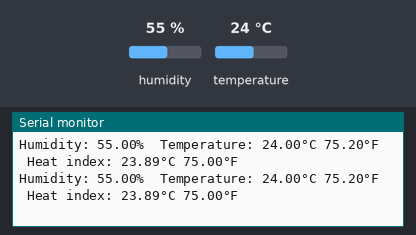
A sketch run on a simulated Arduino Uno, built with avr-gcc and run on an emulated ATmega328P. Shown: the last lines printed to the serial monitor. The test bench sets the inputs (shaded band); at power-on: humidity 55 %, temperature 24 °C.

Above: at 4.1 s.
4.2 s: humidity set to 22 %
At 7.1 s:
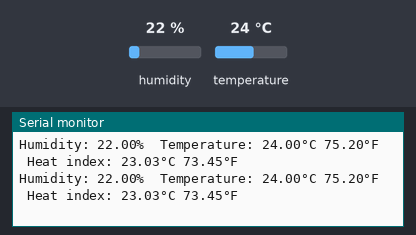
7.3 s: temperature set to 12 °C
At 9.4 s:
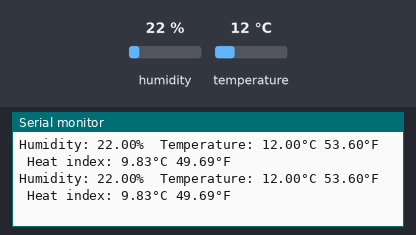
10.4 s: humidity set to 40 %
At 11.9 s:
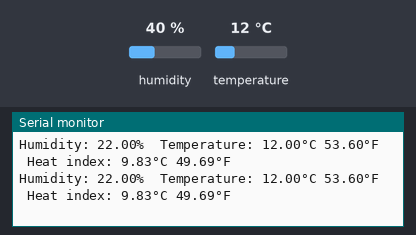
Timing chart, 0 to 13.4 s (numbered marks = the images above; inputs shaded):
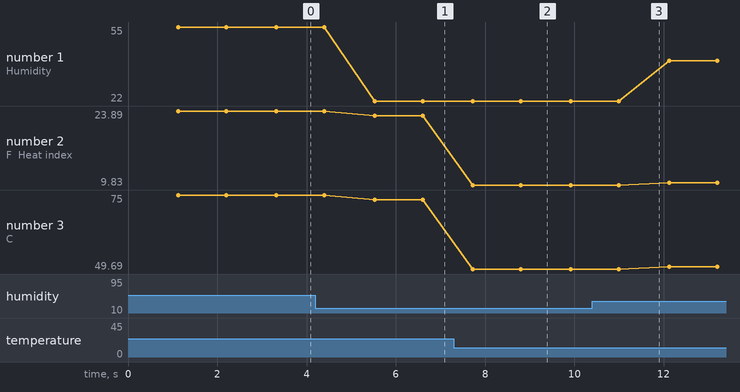

Measured:
- after the input at 4.2 s, the serial monitor: prints a new line after 1.3 s (image 1)
- after the input at 7.3 s, the serial monitor: prints a new line after 0.42 s (image 2)
- plotted number 1: 55 → 22 after the input at 4.2 s, 22 → 40 after the input at 10.4 s
- plotted number 2: 23.89 → 23.03 after the input at 4.2 s, 23.03 → 9.83 after the input at 7.3 s, 9.83 → 10.3 after the input at 10.4 s
- plotted number 3: 75 → 73.45 after the input at 4.2 s, 73.45 → 49.69 after the input at 7.3 s, 49.69 → 50.54 after the input at 10.4 s

The sketch:

dht11.ino
```cpp
// Example testing sketch for various DHT humidity/temperature sensors
// Written by ladyada, public domain

// REQUIRES the following Arduino libraries:
// - DHT Sensor Library: https://github.com/adafruit/DHT-sensor-library
// - Adafruit Unified Sensor Lib: https://github.com/adafruit/Adafruit_Sensor

#include "DHT.h"

#define DHTPIN A0     // Digital pin connected to the DHT sensor
// Feather HUZZAH ESP8266 note: use pins 3, 4, 5, 12, 13 or 14 --
// Pin 15 can work but DHT must be disconnected during program upload.

// Uncomment whatever type you're using!
#define DHTTYPE DHT11   // DHT 11
//#define DHTTYPE DHT22   // DHT 22  (AM2302), AM2321
//#define DHTTYPE DHT21   // DHT 21 (AM2301)

// Initialize DHT sensor.
// Note that older versions of this library took an optional third parameter
// to tweak the timings for faster processors.  This parameter is no longer
// needed  as the current DHT reading algorithm adjusts itself to work on
// faster procs.
DHT dht(DHTPIN, DHTTYPE);

// variables for delay
unsigned long previousMillis = 0;
const long interval = 1100;

void setup() {
  Serial.begin(115200);
  Serial.println(F("DHTxx test!"));

  dht.begin();
}

void loop() {
  unsigned long currentMillis = millis();

  // run method sensor() when cur. millis larger/equals the last interval
  if (currentMillis - previousMillis >= interval) {
    previousMillis = currentMillis;
    sensor();
  }
  
}

void sensor() {
  // Reading temperature or humidity takes about 250 milliseconds!
  // Sensor readings may also be up to 2 seconds ‘old'
  // (its a very slow sensor)
  float h = dht.readHumidity();

  // Read temperature as Celsius (the default)
  float t = dht.readTemperature();

  // Read temperature as Fahrenheit (isFahrenheit = true)
  float f = dht.readTemperature(true);

  // Check if any reads failed and exit early (to try again).
  if (isnan(h) || isnan(t) || isnan(f)) {
    Serial.println(F("Failed to read from DHT sensor!"));
    return;
  }

  // Compute heat index in Fahrenheit (the default)
  float hif = dht.computeHeatIndex(f, h);
  
  // Compute heat index in Celsius (isFahreheit = false)
  float hic = dht.computeHeatIndex(t, h, false);

  Serial.print(F("Humidity: "));
  Serial.print(h);
  Serial.print(F("%  Temperature: "));
  Serial.print(t);
  Serial.print(F("°C "));
  Serial.print(f);
  Serial.print(F("°F  Heat index: "));
  Serial.print(hic);
  Serial.print(F("°C "));
  Serial.print(hif);
  Serial.println(F("°F"));
}
```
